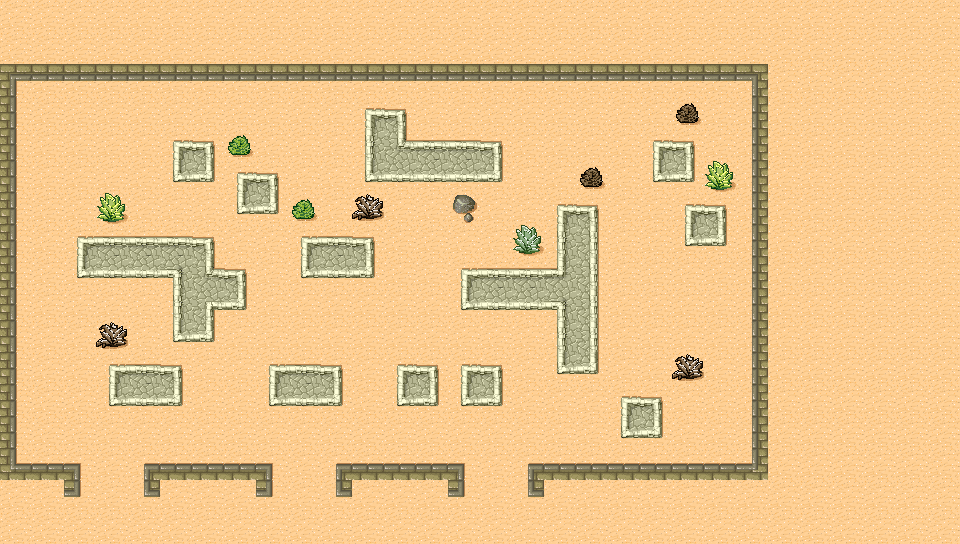

The image is a tile-based game level rendered from a .tmx file. Its description and source (layers, tilesets, objects; grid data summarised) follow:
An orthogonal 30x17 tile map with 32x32 px tiles, 1 tile layer (background) and 15 objects.

<map version="1.0" orientation="orthogonal" width="30" height="17" tilewidth="32" tileheight="32">
 <tileset firstgid="1" name="tileds" tilewidth="32" tileheight="32" spacing="1" margin="1">
  <image source="tileds.png" width="265" height="199" />
 </tileset>
 <layer name="background" width="30" height="17">
  <data>[510 cells, 510 non-empty, 31 distinct tile ids]</data>
 </layer>
 <objectgroup name="object" width="30" height="17">
  <object x="16" y="81">
   <polyline points="0,0 734,0 736,381 513,381 513,460 449,460 449,383 319,381 320,462 255,462 255,385 128,381 127,463 64,463 63,384 -1,381 -1,-3" />
  </object>
  <object x="654" y="141">
   <polyline points="0,0 39,1 40,38 1,41 0,3" />
  </object>
  <object x="687" y="206">
   <polyline points="0,0 0,37 36,37 38,0 1,-2" />
  </object>
  <object x="561" y="207">
   <polyline points="0,0 36,1 36,164 -3,163 -3,101 -99,100 -99,63 -5,63 -1,0" />
  </object>
  <object x="499" y="145">
   <polyline points="0,0 1,37 -130,35 -133,-37 -94,-34 -94,-2 -1,-4" />
  </object>
  <object x="372" y="239">
   <polyline points="0,0 0,34 -70,36 -69,-1 2,-2" />
  </object>
  <object x="277" y="175">
   <polyline points="0,0 -2,37 -37,36 -39,0 -1,-1" />
  </object>
  <object x="210" y="143">
   <polyline points="0,0 3,37 -37,37 -34,-1 1,0" />
  </object>
  <object x="212" y="237">
   <polyline points="0,0 -133,0 -132,38 -41,38 -39,102 -1,102 1,72 31,69 31,32 -2,31 1,3" />
  </object>
  <object x="178" y="367">
   <polyline points="0,0 -69,0 -69,36 1,35 1,0" />
  </object>
  <object x="270" y="365">
   <polyline points="0,0 0,36 69,38 68,3 3,1" />
  </object>
  <object x="398" y="366">
   <polyline points="0,0 1,34 37,37 37,2 3,-2" />
  </object>
  <object x="462" y="365">
   <polyline points="0,0 -1,38 38,38 38,4 1,2" />
  </object>
  <object x="624" y="399">
   <polyline points="0,0 -2,34 35,36 36,0 0,-2" />
  </object>
  <object x="456" y="193">
   <polyline points="0,0 21,2 20,19 -3,18 -3,2" />
  </object>
 </objectgroup>
</map>
